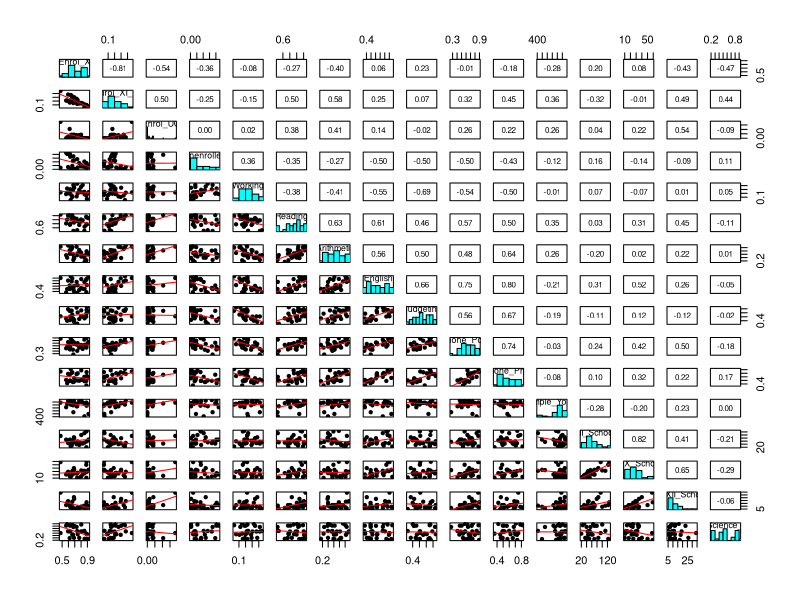
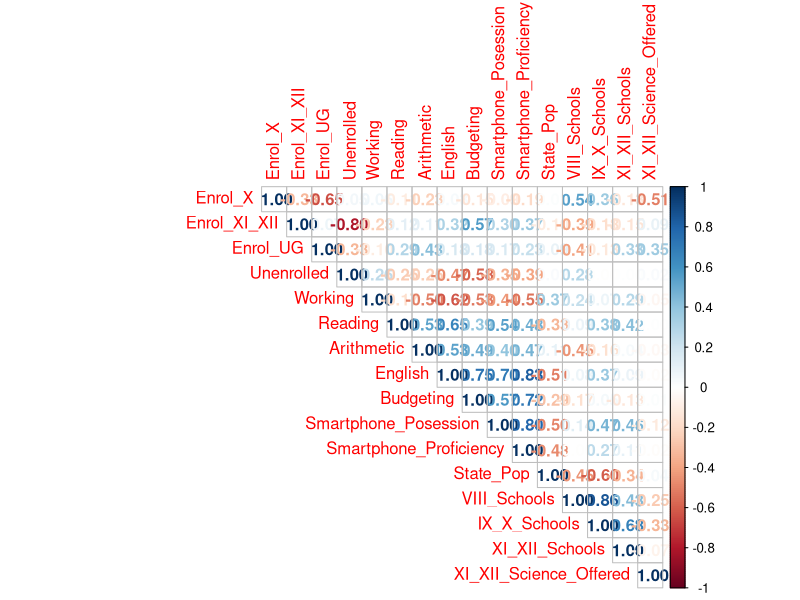
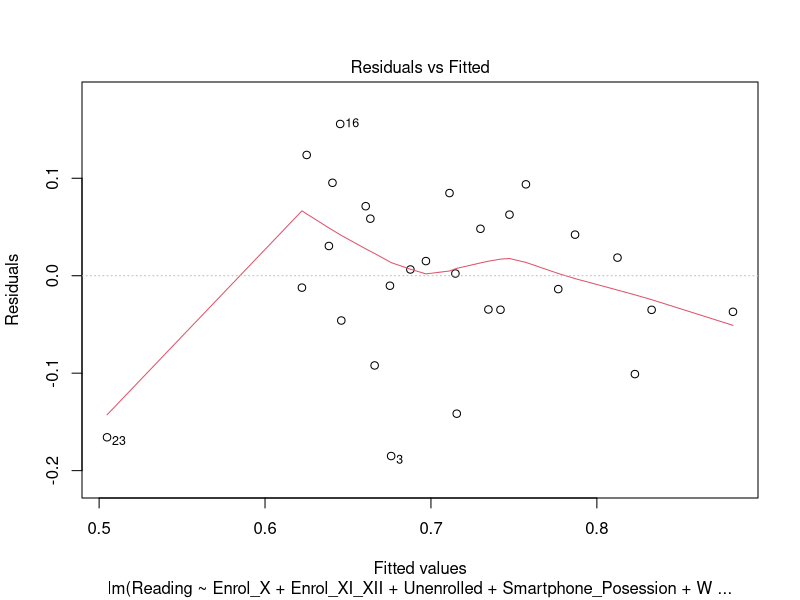
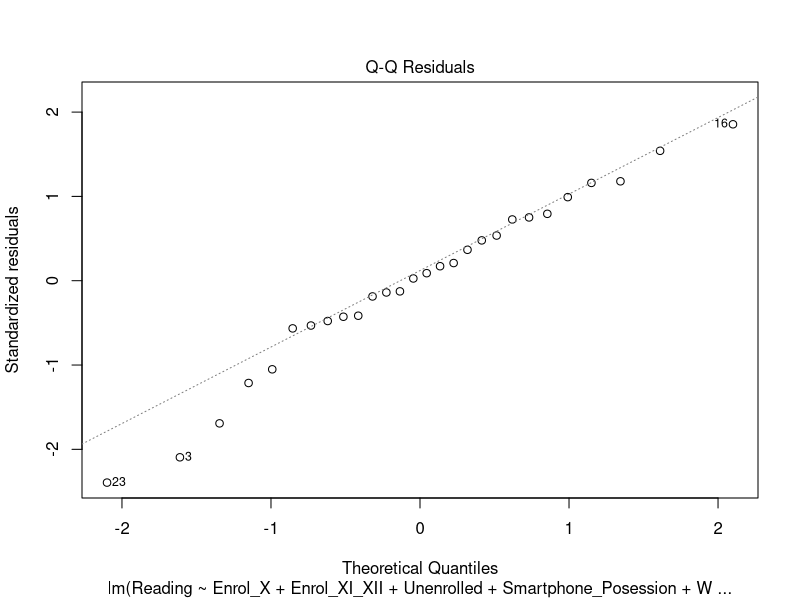
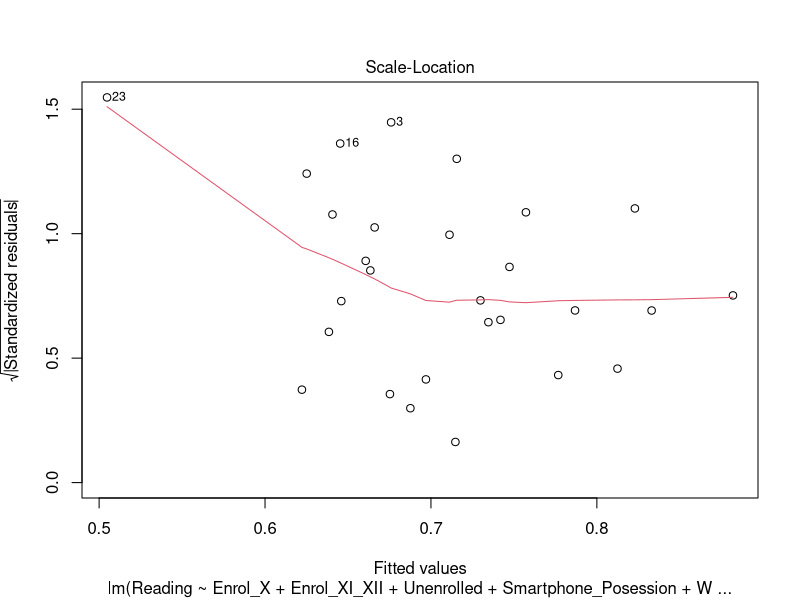
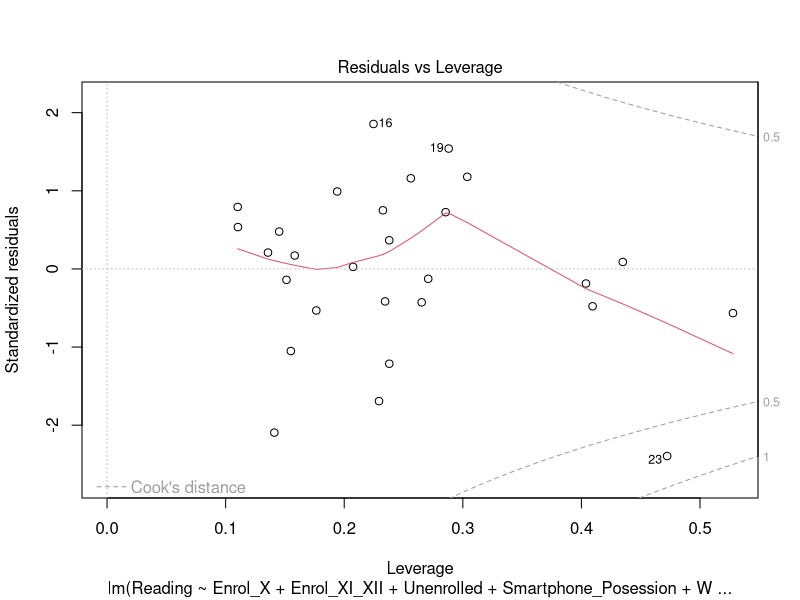
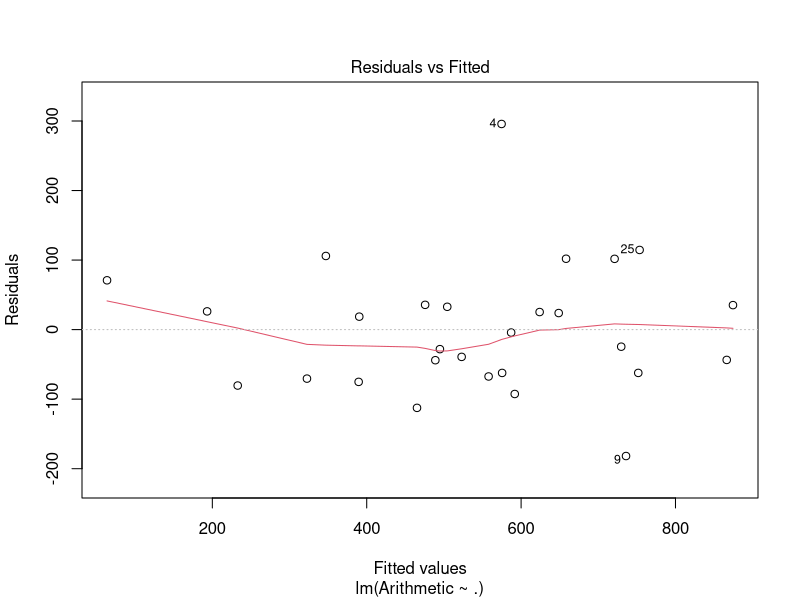
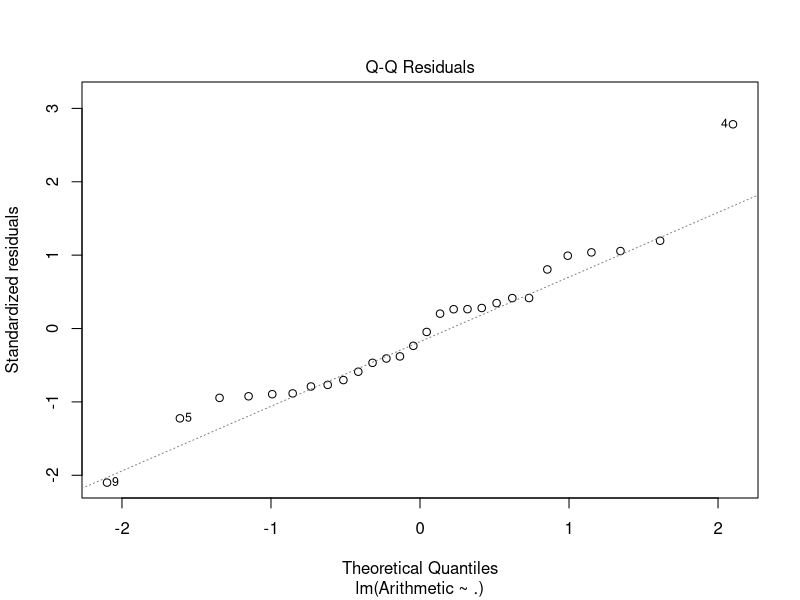

Generate these figures, in order, with R:
#Importing relevant libraries
library(readxl)
library(dplyr)
library(corrplot)
library(writexl)
library(psych)

#Importing data from xlsx sheets
data_state <- read_excel("ASER 2023 Education Data.xlsx", sheet = "State Information")
data_14 <- read_excel("ASER 2023 Education Data.xlsx", sheet = "14-16")
data_17 <- read_excel("ASER 2023 Education Data.xlsx", sheet = "17-18")

#Get data for different genders
all_14 = filter(data_14, Gender=='All')
all_17 = filter(data_17, Gender=='All')
male_14 = filter(data_14, Gender=='Male')
male_17 = filter(data_17, Gender=='Male')
female_14 = filter(data_14, Gender=='Female')
female_17 = filter(data_17, Gender=='Female')


#Add state data into the datasets
state_all_14 = merge(all_14, data_state, by = 'State')
state_all_17 = merge(all_17, data_state, by = 'State')
state_male_14 = merge(male_14, data_state, by = 'State')
state_male_17 = merge(male_17, data_state, by = 'State')
state_female_14 = merge(female_14, data_state, by = 'State')
state_female_17 = merge(female_17, data_state, by = 'State')

#Rename headers
names(state_all_14) <- gsub(x = names(state_all_14), pattern = '-',
                            replacement = '_')
names(state_all_17) <- gsub(x = names(state_all_17), pattern = '-',
                            replacement = '_')
names(state_male_14) <- gsub(x = names(state_all_14), pattern = '-',
                             replacement = '_')
names(state_male_17) <- gsub(x = names(state_all_17), pattern = '-',
                             replacement = '_')
names(state_female_14) <- gsub(x = names(state_all_14), pattern = '-',
                               replacement = '_')
names(state_female_17) <- gsub(x = names(state_all_17), pattern = '-',
                               replacement = '_')

#Get data of South Indian states and North Indian states

s_states <- c('Andhra Pradesh', 'Karnataka', 'Kerala', 'Tamil Nadu', 'Telangana')
n_states <- c('Haryana', 'Himachal Pradesh', 'Jammu and Kashmir', 'Punjab', 'Rajasthan')
south_all_14 = dplyr::filter(state_all_14, State %in% s_states)
south_all_17 = dplyr::filter(state_all_17, State %in% s_states)
north_all_14 = dplyr::filter(state_all_14, State %in% n_states)
north_all_17 = dplyr::filter(state_all_17, State %in% n_states)

#Perform 2 sample independent t-tests

x = c(floor(sum(south_all_14$Sample_Youths * south_all_14$Reading)),
      floor(sum(north_all_14$Sample_Youths * north_all_14$Reading)))

n = c(sum(south_all_14$Sample_Youths), sum(north_all_14$Sample_Youths))

prop.test(x, n, correct = FALSE)

#Generate scatter plot matrix

pairs.panels(state_female_14[c(-1,-2,-14,-16,-17,-18)], density = FALSE, ellipses = FALSE,
             lm = TRUE, rug = FALSE)

#Get only relevant data for regression

rel_all_14 = subset(state_all_14, select = -c(State, Gender, District, Sample_Villages, Sample_Youths, Sample_Households))
rel_all_17 = subset(state_all_17, select = -c(State, Gender, District, Sample_Villages, Sample_Youths, Sample_Households))
rel_male_14 = subset(state_male_14, select = -c(State, Gender, District, Sample_Villages, Sample_Youths, Sample_Households))
rel_male_17 = subset(state_male_17, select = -c(State, Gender, District, Sample_Villages, Sample_Youths, Sample_Households))
rel_female_14 = subset(state_female_14, select = -c(State, Gender, District, Sample_Villages, Sample_Youths, Sample_Households))
rel_female_17 = subset(state_female_17, select = -c(State, Gender, District, Sample_Villages, Sample_Youths, Sample_Households))

#Generate correlation matrix and remove rows with nulls

corrplot(cor(rel_female_17, use = "complete.obs"), method = 'number', type = 'upper')

#Multiple Linear Regression Models
model_all_14 = lm(formula = Reading ~ Enrol_X + Enrol_XI_XII + 
                  Unenrolled + Smartphone_Posession +
                  Working + IX_X_Schools, data = rel_all_14)

model_all_17 = lm(formula = Reading ~ Enrol_X + Enrol_XI_XII + 
                    Unenrolled + Smartphone_Posession +
                    Working + XI_XII_Schools, data = rel_all_17)

model_male_14 = lm(formula = Reading ~ Enrol_X + Enrol_XI_XII + 
                     Unenrolled + Smartphone_Posession +
                     Working + IX_X_Schools, data = rel_male_14)

model_male_17 = lm(formula = Reading ~ Enrol_X + Enrol_XI_XII + 
                     Unenrolled + Smartphone_Posession +
                     Working + XI_XII_Schools, data = rel_male_17)

model_female_14 = lm(formula = Reading ~ Enrol_X + Enrol_XI_XII + 
                       Unenrolled + Smartphone_Posession +
                       Working + IX_X_Schools, data = rel_female_14)

model_female_17 = lm(formula = Reading ~ Enrol_X + Enrol_XI_XII + 
                       Unenrolled + Smartphone_Posession +
                       Working + XI_XII_Schools, data = rel_female_17)

#Model summary and diagnostic plots
plot(model_male_14)
summary(model_male_14)

#Additional Models after considering sample sizes

sample_data_female_14 = subset(state_female_14, select = c(3:13)) * t(subset(state_female_14, select = c(15)))
model_f14 = lm(formula = Reading ~ ., data = sample_data_female_14)

sample_data_female_17 = subset(state_female_17, select = c(3:13)) * t(subset(state_female_17, select = c(15)))
model_f17 = lm(formula = Reading ~ ., data = sample_data_female_17)

sample_data_male_14 = subset(state_male_14, select = c(3:13)) * t(subset(state_male_14, select = c(15)))
model_m14 = lm(formula = Reading ~ ., data = sample_data_male_14)

sample_data_male_17 = subset(state_male_17, select = c(3:13)) * t(subset(state_male_17, select = c(15)))
model_m17 = lm(formula = Reading ~ ., data = sample_data_male_17)

sample_data_all_14 = subset(state_all_14, select = c(3:13)) * t(subset(state_all_14, select = c(15)))
model_a14 = lm(formula = Arithmetic ~ ., data = sample_data_all_14)

sample_data_all_17 = subset(state_all_17, select = c(3:13)) * t(subset(state_all_17, select = c(15)))
model_a17 = lm(formula = Reading ~ ., data = sample_data_all_17)

#Additional Model summary and diagnostic plots
plot(model_a14)

summary(model_a14)

